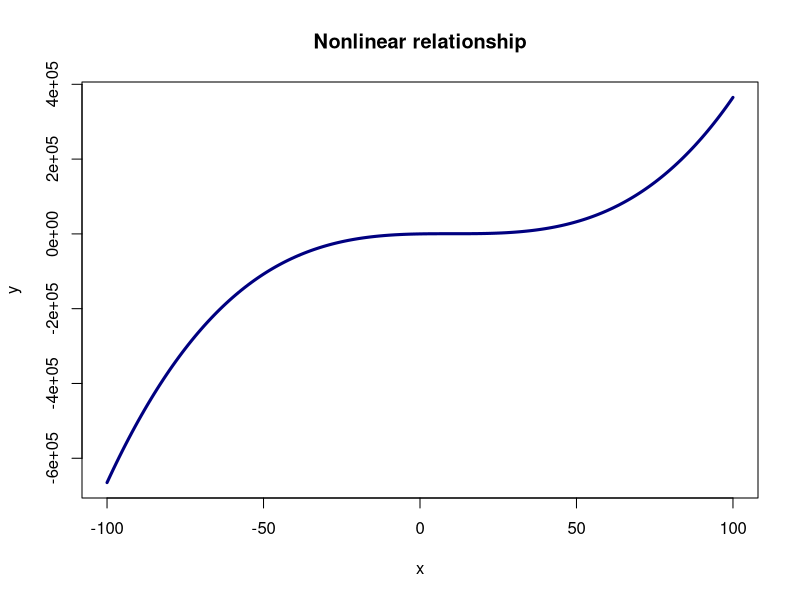
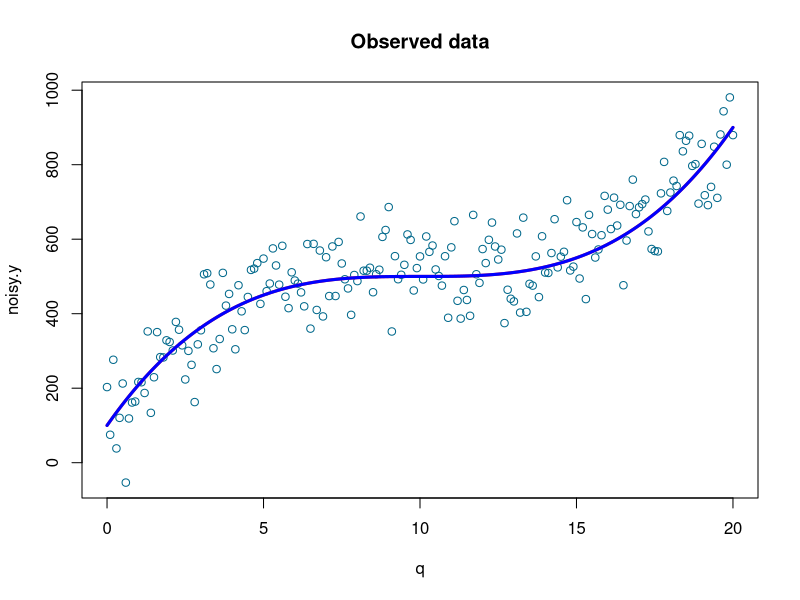
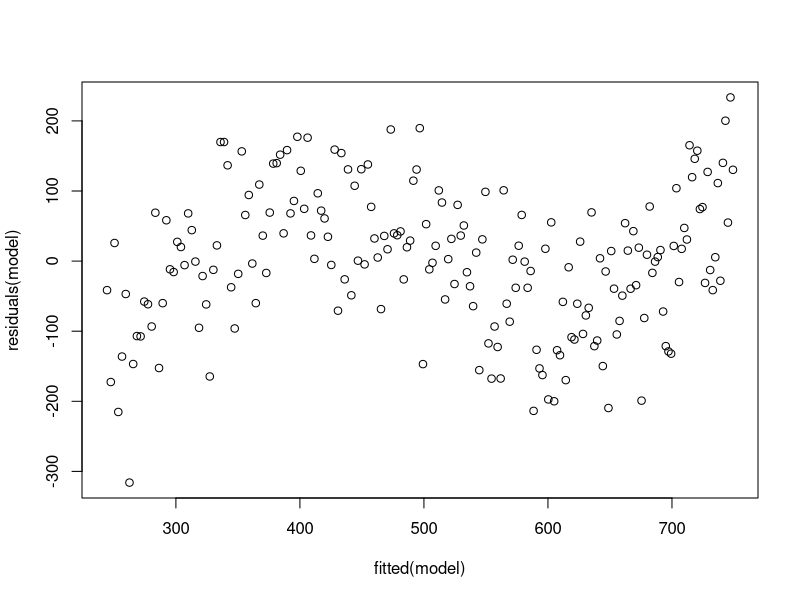
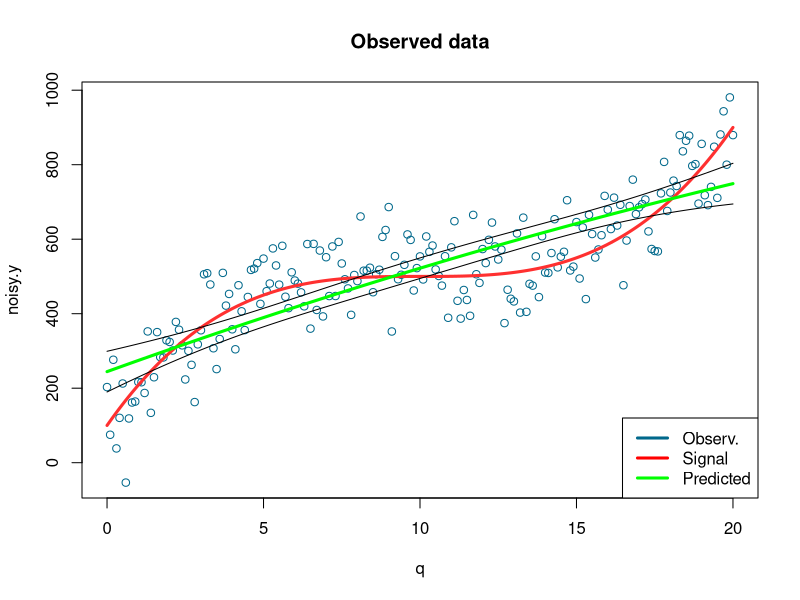

Source code (R) for these figures, in order:

a <- 0.5
x <- seq(-100, 100, 1)

y <- 450 + a*(x-10)^3
plot(x, y, type='l',col='navy',main='Nonlinear relationship',lwd=3)

# 怎样拟合一个多项式回归
# 首先，当我们要创建一串虚拟随机数的时候，我们必须总要记得写set.seed(n)。这样做，随机数生成器总能产生同等数目的数据。

set.seed(20)
# 预测变量x：使用seq来快速产生等间距的序列：
x <- seq(from=0, to=20, by=0.1)
y <- 500 + 0.4 * (x-10)^3
y2 <- 0.4 * x^3 - 12 * x^2 + 120 * x + 100
# 我们现在产生一些噪音并把它添加到模型中：
noise <- rnorm(length(x), mean=10, sd=80)
noisy.y <- y + noise
# 对噪声数据进行画图：
plot(x, noisy.y, col='deepskyblue4', xlab='q', main='Observed data')
lines(x, y, col='firebrick1', lwd=3)
lines(x, y2, col='blue', lwd=3)



# 我们得出的模型应当是 y = a x + b x^2 + c* x3 + epsilon
# 现在，我们用R对此进行模拟。要拟合一个多项式模型，你也可以这样用：
model <- lm(noisy.y ~ poly(x, 3))
model <- lm(noisy.y ~ poly(x, degree=2, raw=TRUE))
summary(model)

# 或者：
model_2 <- lm(noisy.y ~ x + I(x^2) + I(x^3))
summary(model_2)

# 然而，我们要知道x，I(x^2)，I(x^3)存在相关的关系，而这些相关变量很有可能引起某些问题的产生。
# 这时，使用poly()可以避免这个问题，因为它是创建一个垂直的多项式。
# 因此，我喜欢第一种方法：

# 我们可以使用confint()来获得一个模型的参数的置信区间。
# 模型参数的置信区间：
confint(model, level=0.95)


# 现在，我们要作一个拟合VS残差图。
# 如果这是一个拟合效果比较不错的模型，我们应该看不到任何一种模型的模式特征：

plot(fitted(model), residuals(model))

# 整体来说，这个模型的拟合效果还是不错的，毕竟Multiple R-squared:  0.8047。
# 第一和第三个订单序列的系数，在统计学当中is significant，这样在我们的意料之中。
# 现在，我们可以使用predict()函数来获得拟合数据以及置信区间，这样，我们可以不按照数据来作图。
# 下面是预测值和预测置信区间：


predicted.intervals <- predict(model, data.frame(x=x), interval='confidence', level=0.99)

# 对噪声数据进行画图：
plot(x, noisy.y, col='deepskyblue4', xlab='q', main='Observed data')
lines(x, y, col='firebrick1', lwd=3)
# 在已有的图像中添加拟合线：
lines(x, predicted.intervals[,1], col='green', lwd=3)
lines(x, predicted.intervals[,2], col='black', lwd=1)
lines(x, predicted.intervals[,3], col='black', lwd=1)
# 添加图例：
legend("bottomright", c("Observ.","Signal","Predicted"), 
       col=c("deepskyblue4","red","green"), lwd=3)


model$coefficients


